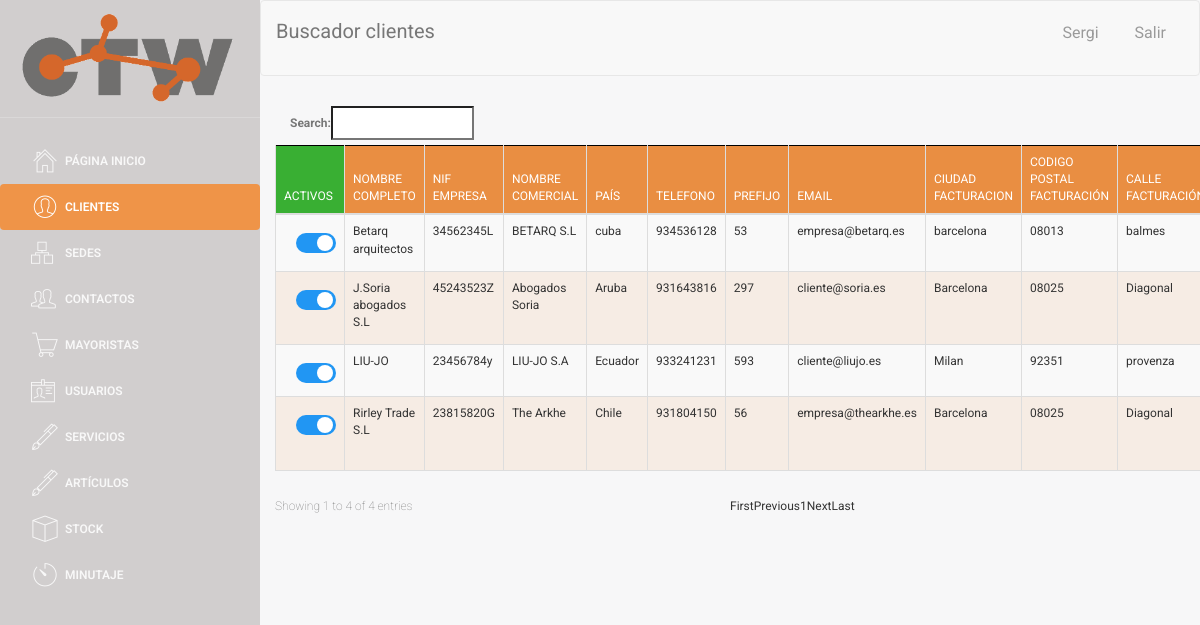
Page /pre_factura/pre_factura.php (signed in) on the committed database.
### tables this page shows
CREATE TABLE `CLIENTE` (
  `NIF_EMPRESA` varchar(9) NOT NULL,
  `nombre_comercial` varchar(35) NOT NULL,
  `nombre_completo` varchar(60) NOT NULL,
  `telefono` int(9) NOT NULL,
  `email` varchar(30) NOT NULL,
  `ciudad_facturacion` varchar(25) NOT NULL,
  `codigo_postal_facturacion` varchar(10) NOT NULL,
  `calle_facturacion` varchar(30) NOT NULL,
  `numero_facturacion` varchar(8) NOT NULL,
  `ciudad_envio` varchar(25) NOT NULL,
  `codigo_postal_envio` varchar(10) NOT NULL,
  `calle_envio` varchar(30) NOT NULL,
  `numero_envio` varchar(8) NOT NULL,
  `IBAN` varchar(34) NOT NULL,
  `SEPA` varchar(2) NOT NULL,
  `pais` varchar(30) DEFAULT NULL,
  `prefijo` int(5) DEFAULT NULL,
  `activo` tinyint(1) NOT NULL
);

### web/assets/php/selects.php (called while the page is built, shortened)
<?php
function select_all_cliente()
{
    $conn = connect();
    $sql = "SELECT *
    FROM CLIENTE
    ORDER BY activo desc, nombre_completo asc";
    $data = $conn->query($sql);
    return $data;
}function borrar_articulo($id_articulo)
{
    $conn = connect();
    $sql = "DELETE FROM 'ARTICULO' WHERE ID_ARTICULO = " . $id_articulo;
    $data = $conn->query($sql);
    close($conn);
    return $data;
}

### web/pre_factura/pre_factura.php (the view, shortened to what this page needs)
<!doctype html>
<?php
include('../assets/php/selects.php');
include('../assets/php/functions.php');
if ($_SESSION["login_done"] == true){
?>
<html lang="en">
<head>
</head>
<body>
<div class="wrapper">
    <div class="sidebar">
        <div class="sidebar-wrapper">
        </div>
    </div>
    <div class="main-panel">
        <nav class="navbar navbar-default navbar-fixed">
            <div class="container-fluid">
                <div class="navbar-header">
                    <a class="navbar-brand">Buscador clientes</a>
                </div>
                <div class="collapse navbar-collapse">
                </div>
            </div>
        </nav>
        <div class="content">
            <div class="container-fluid">
                <div class="row">
                    <div>
                        <div>
                            <table id="buscador_cliente" class="table table-striped table-bordered">
                                <thead>
                                <tr>
                                    <th style="background-color: #39AF33; width: 3px;">Activos</th>
                                    <th>Nombre completo</th>
                                    <th>NIF empresa</th>
                                    <th>Nombre comercial</th>
                                    <th>País</th>
                                    <th>Telefono</th>
                                    <th>Prefijo</th>
                                    <th>Email</th>
                                    <th>Ciudad facturacion</th>
                                    <th>Codigo postal facturación</th>
                                    <th>Calle facturación</th>
                                </tr>
                                </thead>
                                <tbody>
                                <?php
                                $data = select_all_cliente();
                                if ($data->num_rows > 0) {
                                    while ($row = $data->fetch_assoc()) {
                                        $pk = $row['NIF_EMPRESA'];
                                        ?>
                                        <tr>
                                            <?php checkbox_cliente($row['activo'],$row['NIF_EMPRESA'] )?>
                                            <td><label><a class="nombre_completo"
                                                          data-pk=<?php echo "\"$pk\""; ?>><?php echo $row['nombre_completo'] ?> </a></label>
                                            </td>
                                            <td><label><a class="NIF_EMPRESA"
                                                          data-pk=<?php echo "\"$pk\""; ?>><?php echo $row['NIF_EMPRESA'] ?></a></label>
                                            </td>
                                            <td><label><a class="nombre_comercial"
                                                          data-pk=<?php echo "\"$pk\""; ?>><?php echo $row['nombre_comercial'] ?> </a></label>
                                            </td>
                                            <td><label><a class="pais"
                                                          data-pk=<?php echo "\"$pk\""; ?>><?php echo $row['pais'] ?> </a></label>
                                            </td>
                                            <td><label><a class="telefono"
                                                          data-pk=<?php echo "\"$pk\""; ?>><?php echo $row['telefono'] ?></a></label>
                                            </td>
                                            <td><label><a class="prefijo"
                                                          data-pk=<?php echo "\"$pk\""; ?>><?php echo $row['prefijo'] ?> </a></label>
                                            </td>
                                            <td><label><a class="email"
                                                          data-pk=<?php echo "\"$pk\""; ?>><?php echo $row['email'] ?> </a></label>
                                            </td>
                                            <td><label><a class="ciudad_facturacion"
                                                          data-pk=<?php echo "\"$pk\""; ?>><?php echo $row['ciudad_facturacion'] ?> </a></label>
                                            </td>
                                            <td><label><a class="codigo_postal_facturacion"
                                                          data-pk=<?php echo "\"$pk\""; ?>><?php echo $row['codigo_postal_facturacion'] ?> </a></label>
                                            </td>
                                            <td><label><a class="calle_facturacion"
                                                          data-pk=<?php echo "\"$pk\""; ?>><?php echo $row['calle_facturacion'] ?> </a></label>
                                            </td>
                                        </tr>
                                        <?php
                                    }
                                } else {
                                    echo "0 results";
                                }
                                ?>
                                </tbody>
                            </table>
                        </div>
                    </div>
                </div>
            </div>
        </div>
    </div>
</div>
</body>
</html>
<?php
}else {
    header("location:../index.php");
}
?>

### web/assets/php/functions.php (shortened to what this page needs)
<html>
    <?php
function checkbox_cliente($activo, $NIF_EMPRESA)
{
    if ($activo == 0) {
        echo "<td><label style=\"margin-top: 10px; margin-left:12px;\" class=\"switcha\" ><a class=\"checkbox_activo\">&nbsp;0</a><input  type=\"checkbox\" onchange=\" onchange_cliente('$NIF_EMPRESA', $activo)\"><div  class=\"slider rounda\"></div></label></td>";
    } else {
        echo "<td><label style=\"margin-top: 10px; margin-left:12px;\" class=\"switcha\"><a  class=\"checkbox_activo\">&nbsp;1</a><input  type=\"checkbox\" checked onchange=\" onchange_cliente('$NIF_EMPRESA', $activo)\" ><div  class=\"slider rounda\"></div></label></td>";
    }
}
?>
</html>

### web/assets/css/micss.css (style rules this page uses)
.switcha { position: relative; display: inline-block; width: 40px; height: 20px; }
.slider { position: absolute; cursor: pointer; top: 0; left: 0; right: 0; bottom: 0; background-color: #ccc; -webkit-transition: .4s; transition: .4s; }
.slider:before { position: absolute; content: ""; height: 16px; width: 16px; left: 2px; bottom: 2px; background-color: white; -webkit-transition: .4s; transition: .4s; }
input:checked + .slider { background-color: #2196F3; }
input:checked + .slider:before { -webkit-transform: translateX(1px); -ms-transform: translateX(10px); transform: translateX(19px); }
.slider.rounda { border-radius: 34px; }
.slider.rounda:before { border-radius: 50%; }

### web/assets/css/table_editor.css (style rules this page uses)
a, a:hover { color: #000; }

### web/assets/css/table.css (style rules this page uses)
table { border: none; }
table thead, table tfoot { background-color: #e98e42; border: 1px solid black; }
table tr.even { background-color: rgba(233, 142, 66, 0.11); }
table tr.odd, table tr.even { transition: all .2s ease; }
a, a:hover { color: #000; }

### web/assets/css/insert.css (style rules this page uses)
* { margin: 0; padding: 0; box-sizing: border-box; -webkit-box-sizing: border-box; -moz-box-sizing: border-box; -webkit-font-smoothing: antialiased; -moz-font-smoothing: antialiased; -o-font-smoothing: antialiased; font-smoothing: antialiased; text-rendering: optimizeLegibility; }
body { font-family: "Roboto", Helvetica, Arial, sans-serif; font-weight: 100; font-size: 12px; line-height: 30px; color: #777; }

### rows in the picture
cliente: nombre_completo "Betarq arquitectos", NIF_EMPRESA "34562345L", nombre_comercial "BETARQ S.L", pais "cuba", telefono "934536128", prefijo "53", email "empresa@betarq.es", ciudad_facturacion "barcelona", codigo_postal_facturacion "08013", calle_facturacion "balmes"
cliente: nombre_completo "J.Soria abogados S.L", NIF_EMPRESA "45243523Z", nombre_comercial "Abogados Soria", pais "Aruba", telefono "931643816", prefijo "297", email "cliente@soria.es", ciudad_facturacion "Barcelona", codigo_postal_facturacion "08025", calle_facturacion "Diagonal"
cliente: nombre_completo "LIU-JO", NIF_EMPRESA "23456784y", nombre_comercial "LIU-JO S.A", pais "Ecuador", telefono "933241231", prefijo "593", email "cliente@liujo.es", ciudad_facturacion "Milan", codigo_postal_facturacion "92351", calle_facturacion "provenza"
cliente: nombre_completo "Rirley Trade S.L", NIF_EMPRESA "23815820G", nombre_comercial "The Arkhe", pais "Chile", telefono "931804150", prefijo "56", email "empresa@thearkhe.es", ciudad_facturacion "Barcelona", codigo_postal_facturacion "08025", calle_facturacion "Diagonal"
